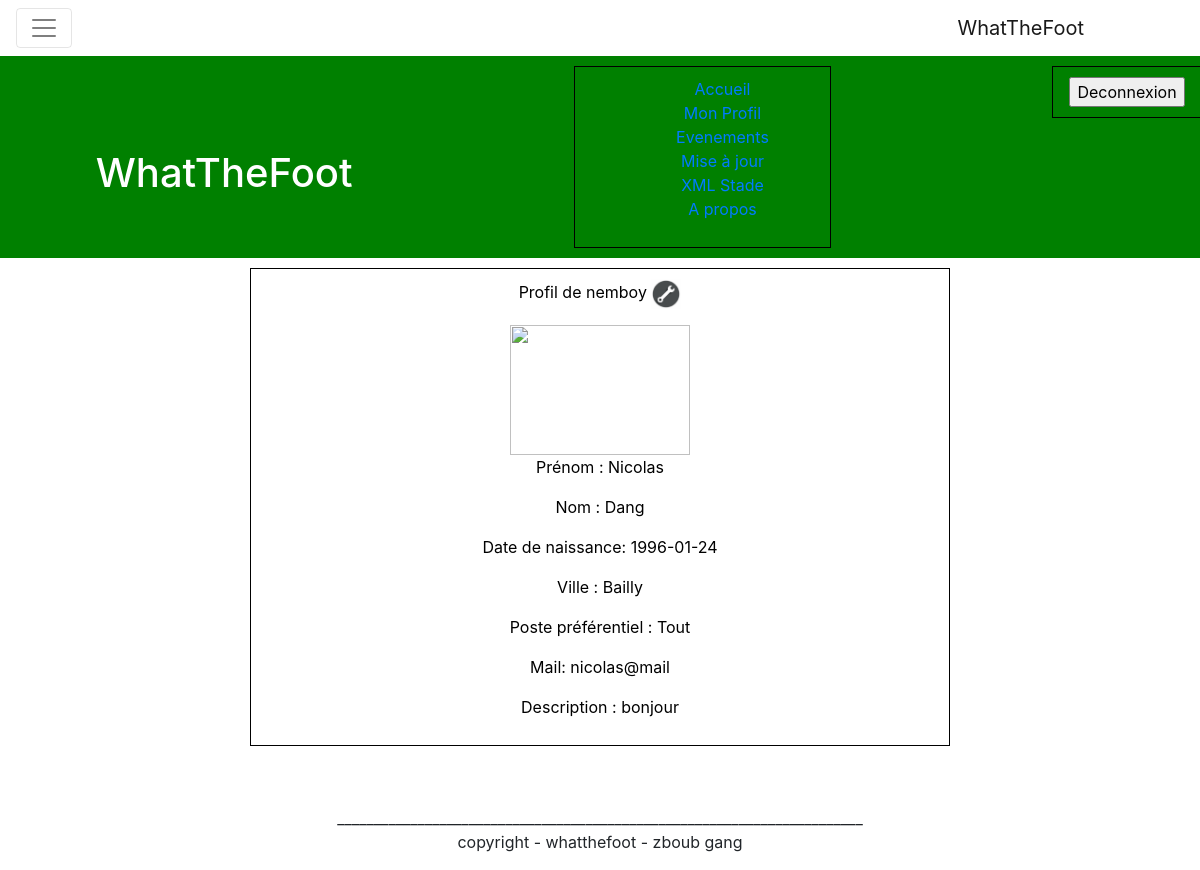
Screenshot of /pageProfil.php?pseudo=nemboy&action=consulter (signed in) with the database file from the repository.
### tables this page shows
CREATE TABLE IF NOT EXISTS `client` (
  `idClient` int(11) NOT NULL AUTO_INCREMENT,
  `Pseudo` varchar(45) NOT NULL,
  `mdp` varchar(45) NOT NULL,
  `mail` varchar(45) NOT NULL,
  `Nom` varchar(45) DEFAULT NULL,
  `Prenom` varchar(45) DEFAULT NULL,
  `Birth` date DEFAULT NULL,
  `Ville` varchar(45) DEFAULT NULL,
  `Rue` varchar(45) DEFAULT NULL,
  `Numero` int(45) DEFAULT NULL,
  `Avatar` varchar(45) DEFAULT NULL,
  `Poste` varchar(45) DEFAULT NULL,
  `Description` varchar(200) DEFAULT NULL,
  PRIMARY KEY (`idClient`)
);

### VUE/profil/profil_consulter.php (the view, shortened to what this page needs)
<p> Profil de <?php echo $donnees['Pseudo']    ;
           if(strcmp($donnees['Pseudo'], $_SESSION['pseudo']) == 0)
           {
             ?> <a href="<?php echo "pageProfil.php?pseudo=" . $donnees['Pseudo'] ."&action=modifier"?> ">
             <img src="css/img/reglage.jpg" alt= "modifier votre profil" width="30px" height="30px"></a>
        <?php   }else
                 { ?>
                   <a href="<?php echo "pageProfil.php?pseudo=" . $donnees['Pseudo'] ."&action=ajouter"?> ">
                   <img src='css/img/ajouter.jpg'alt='Suivre cette personne' width='30px' height='30px'></a>
                   <?php
                 }
             echo "</p>";
     if(isset($donnees['Avatar'])) { ?>
    <img src="css/img/avatar/<?php echo $donnees['Avatar'] ?>"  width="180px" height="130px"/>
    <?php }  else { ?>
    <img src="css/img/avatar/0.png" width="180px" height="130px" /> <?php } ?>
     <p> Prénom : <?php if(isset($donnees['Prenom'])){
                              echo $donnees['Prenom'];
                            } else {
                               echo "il n'y a pas de prenom ";
                             }
      ?></p>
     <p> Nom : <?php if(isset($donnees['Nom'])){
                              echo $donnees['Nom'];
                            } else {
                               echo "il n'y a pas de nom ";
                             }
       ?></p>
     <p> Date de naissance: <?php if(isset($donnees['Birth'])){
                              echo $donnees['Birth'];
                            } else {
                               echo "il n'y a pas de date de naissance ";
                             }
       ?></p>
     <p> Ville : <?php if(isset($donnees['Ville'])){
                              echo $donnees['Ville'];
                            } else {
                               echo "il n'y a pas de ville ";
                             }
       ?></p>
     <p> Poste préférentiel : <?php if(isset($donnees['Poste'])){
                              echo $donnees['Poste'];
                            } else {
                               echo "il n'y a pas de poste ";
                             }
       ?></p>
     <p> Mail: <?php echo $donnees['mail']?> </p>
     <p> Description : <?php if(isset($donnees['Description'])){
                              echo $donnees['Description'];
                            } else {
                               echo "il n'y a pas de description";
                             }
       ?></p>

### css/style.css (style rules this page uses)
body, html { height: 100%; margin: 0px; min-height: 100%; }

### rows the page displays
client: Pseudo "nemboy", Prenom "Nicolas", Nom "Dang", Birth "1996-01-24", Ville "Bailly", Poste "Tout", mail "nicolas@mail", Description "bonjour"
